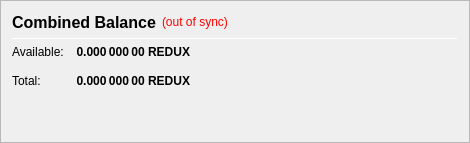
                   <widget class="QFrame" name="frame_CombinedBalances">
                    <property name="minimumSize">
                     <size>
                      <width>470</width>
                      <height>0</height>
                     </size>
                    </property>
                    <property name="frameShape">
                     <enum>QFrame::StyledPanel</enum>
                    </property>
                    <property name="frameShadow">
                     <enum>QFrame::Raised</enum>
                    </property>
                    <layout class="QVBoxLayout" name="verticalLayout_5">
                     <item>
                      <layout class="QHBoxLayout" name="horizontalLayout_5" stretch="0,0,0">
                       <item>
                        <widget class="QLabel" name="label_5z">
                         <property name="minimumSize">
                          <size>
                           <width>0</width>
                           <height>20</height>
                          </size>
                         </property>
                         <property name="font">
                          <font>
                           <pointsize>12</pointsize>
                           <weight>75</weight>
                           <bold>true</bold>
                          </font>
                         </property>
                         <property name="toolTip">
                          <string>Combined Balance (including unconfirmed and immature coins)</string>
                         </property>
                         <property name="text">
                          <string>Combined Balance</string>
                         </property>
                        </widget>
                       </item>
                       <item>
                        <widget class="QLabel" name="labelWalletStatus">
                         <property name="cursor">
                          <cursorShape>WhatsThisCursor</cursorShape>
                         </property>
                         <property name="toolTip">
                          <string>The displayed information may be out of date. Your wallet automatically synchronizes with the Redux network after a connection is established, but this process has not completed yet.</string>
                         </property>
                         <property name="styleSheet">
                          <string notr="true">QLabel { color: red; }</string>
                         </property>
                         <property name="text">
                          <string notr="true">(out of sync)</string>
                         </property>
                         <property name="alignment">
                          <set>Qt::AlignLeading|Qt::AlignLeft|Qt::AlignVCenter</set>
                         </property>
                        </widget>
                       </item>
                       <item>
                        <spacer name="horizontalSpacer_1">
                         <property name="orientation">
                          <enum>Qt::Horizontal</enum>
                         </property>
                         <property name="sizeHint" stdset="0">
                          <size>
                           <width>40</width>
                           <height>20</height>
                          </size>
                         </property>
                        </spacer>
                       </item>
                      </layout>
                     </item>
                     <item>
                      <widget class="Line" name="line_CombinedBalance">
                       <property name="minimumSize">
                        <size>
                         <width>0</width>
                         <height>1</height>
                        </size>
                       </property>
                       <property name="maximumSize">
                        <size>
                         <width>16777215</width>
                         <height>1</height>
                        </size>
                       </property>
                       <property name="orientation">
                        <enum>Qt::Horizontal</enum>
                       </property>
                      </widget>
                     </item>
                     <item>
                      <layout class="QGridLayout" name="gridLayout_3">
                       <property name="spacing">
                        <number>12</number>
                       </property>
                       <item row="1" column="0">
                        <widget class="QLabel" name="labelBalanceTextz">
                         <property name="text">
                          <string>Available:</string>
                         </property>
                        </widget>
                       </item>
                       <item row="1" column="1">
                        <widget class="QLabel" name="labelBalancez">
                         <property name="font">
                          <font>
                           <weight>75</weight>
                           <bold>true</bold>
                          </font>
                         </property>
                         <property name="cursor">
                          <cursorShape>IBeamCursor</cursorShape>
                         </property>
                         <property name="toolTip">
                          <string>Your current spendable balance</string>
                         </property>
                         <property name="text">
                          <string notr="true">0.000 000 00 REDUX</string>
                         </property>
                         <property name="alignment">
                          <set>Qt::AlignRight|Qt::AlignTrailing|Qt::AlignVCenter</set>
                         </property>
                         <property name="textInteractionFlags">
                          <set>Qt::LinksAccessibleByMouse|Qt::TextSelectableByKeyboard|Qt::TextSelectableByMouse</set>
                         </property>
                        </widget>
                       </item>
                       <item row="2" column="0">
                        <widget class="QLabel" name="labelTotalTextz">
                         <property name="text">
                          <string>Total:</string>
                         </property>
                        </widget>
                       </item>
                       <item row="2" column="1">
                        <widget class="QLabel" name="labelTotalz">
                         <property name="font">
                          <font>
                           <weight>75</weight>
                           <bold>true</bold>
                          </font>
                         </property>
                         <property name="cursor">
                          <cursorShape>IBeamCursor</cursorShape>
                         </property>
                         <property name="toolTip">
                          <string>Total Balance, including all unavailable coins.</string>
                         </property>
                         <property name="text">
                          <string notr="true">0.000 000 00 REDUX</string>
                         </property>
                         <property name="alignment">
                          <set>Qt::AlignRight|Qt::AlignTrailing|Qt::AlignVCenter</set>
                         </property>
                         <property name="textInteractionFlags">
                          <set>Qt::LinksAccessibleByMouse|Qt::TextSelectableByKeyboard|Qt::TextSelectableByMouse</set>
                         </property>
                        </widget>
                       </item>
                       <item row="2" column="3">
                        <spacer name="horizontalSpacer_2">
                         <property name="orientation">
                          <enum>Qt::Horizontal</enum>
                         </property>
                         <property name="sizeHint" stdset="0">
                          <size>
                           <width>40</width>
                           <height>20</height>
                          </size>
                         </property>
                        </spacer>
                       </item>
                      </layout>
                     </item>
                     <item>
                      <spacer name="verticalSpacer_1">
                       <property name="orientation">
                        <enum>Qt::Vertical</enum>
                       </property>
                       <property name="sizeHint" stdset="0">
                        <size>
                         <width>20</width>
                         <height>40</height>
                        </size>
                       </property>
                      </spacer>
                     </item>
                    </layout>
                   </widget>
